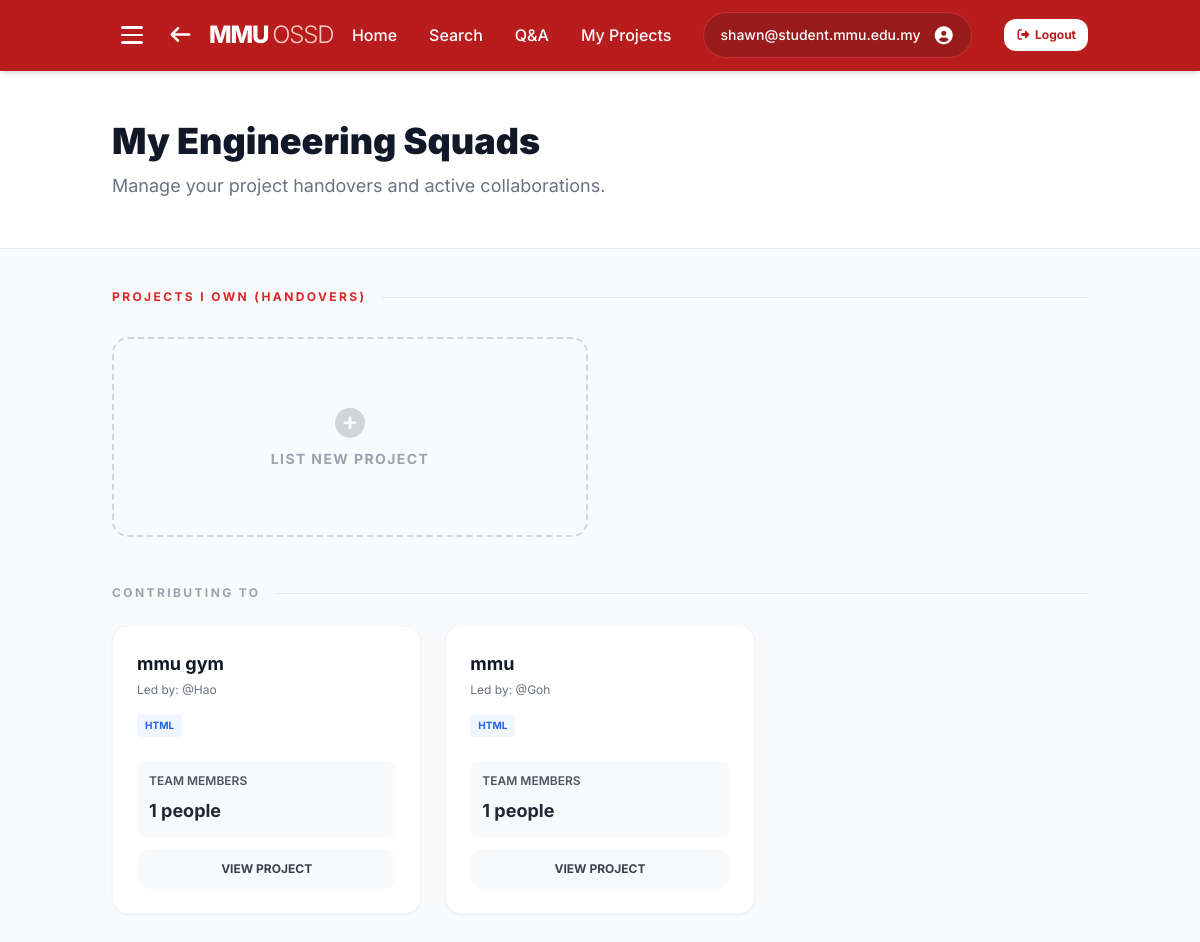
/my_projects (signed in), run on the app's committed database.
### website/models.py (models this page shows)
class User(db.Model):
    __tablename__ = 'users'
    id = db.Column(db.Integer, primary_key=True, autoincrement=True)
    email = db.Column(db.String(255), unique=True, nullable=False)
    password_hash = db.Column(db.String(255))
    name = db.Column(db.String(255), nullable=False, default='MMU Student')
    faculty = db.Column(db.String(255), nullable=False, default='Faculty of Computing & Informatics')
    bio = db.Column(db.Text, default='')
    avatar_path = db.Column(db.String(255), default='')
    interests = db.Column(db.Text, default='')  # Comma-separated project interests
    rank = db.Column(db.Integer, nullable=False, default=0)
    karma = db.Column(db.Integer, nullable=False, default=0)
    created_at = db.Column(db.DateTime, nullable=False, default=datetime.utcnow)
    is_verified = db.Column(db.Boolean, default=False)
    otp = db.Column(db.String(6), nullable=True)
    last_seen = db.Column(db.DateTime, nullable=True)
    skills = db.relationship('Skill', backref='user', lazy=True, cascade='all, delete-orphan')
    badges = db.relationship('Badge', backref='user', lazy=True, cascade='all, delete-orphan')
    comments = db.relationship('Comment', backref='user', lazy=True, cascade='all, delete-orphan')
    projects = db.relationship('Project', backref='user', lazy=True, cascade='all, delete-orphan')
    suggestions = db.relationship('Suggestion', backref='user', lazy=True, cascade='all, delete-orphan')
    questions = db.relationship('Question', backref='author', lazy=True, cascade='all, delete-orphan')
    question_likes = db.relationship('QuestionLike', backref='user', lazy=True, cascade='all, delete-orphan')
    question_favorites = db.relationship('QuestionFavorite', backref='user', lazy=True, cascade='all, delete-orphan')
    question_comments = db.relationship('QuestionComment', backref='user', lazy=True, cascade='all, delete-orphan')
    member_histories = db.relationship('MemberHistory', backref='user', lazy=True, cascade='all, delete-orphan')

class Project(db.Model):
    __tablename__ = 'projects'
    id = db.Column(db.Integer, primary_key=True, autoincrement=True)
    user_id = db.Column(db.Integer, db.ForeignKey('users.id', ondelete='CASCADE'), nullable=False)
    project_name = db.Column(db.String(255), nullable=False)
    description = db.Column(db.Text, default='')
    status = db.Column(db.String(50), nullable=False, default='Active')
    repo_url = db.Column(db.String(255), default='')
    languages = db.Column(db.String(255), default='')
    roles_needed = db.Column(db.String(255), default='')
    contributors = db.Column(db.String(50), default='1')
    created_at = db.Column(db.DateTime, nullable=False, default=datetime.utcnow)
    images = db.relationship('ProjectImage', backref='project', lazy=True, cascade='all, delete-orphan')
    suggestions = db.relationship('Suggestion', backref='project', lazy=True, cascade='all, delete-orphan')
    members = db.relationship('User', secondary=project_members, lazy='subquery',
        backref=db.backref('joined_projects', lazy=True))

### website/views.py (the view)
@views.route('/my_projects')
def my_projects():
    current_user = get_current_user()
    if not current_user or 'user_email' not in session:
        flash("Please login to view your projects.", "error")
        return redirect(url_for('views.login'))
    own_projects = Project.query.filter_by(user_id=current_user.id).order_by(Project.created_at.desc()).all()
    joined_projects = current_user.joined_projects
    current_user.last_seen = datetime.now(timezone.utc)
    db.session.commit()
    return render_template("My_Projects.html", own_projects=own_projects, joined_projects=joined_projects)

### website/views.py (called while the page is built)
def get_current_user():
    email = session.get('user_email', 'student@mmu.edu.my')
    user = User.query.filter_by(email=email).first()
    return user

### website/templates/My_Projects.html (shortened to what this page needs)
<!DOCTYPE html>
<html lang="en">
<head>
    <script src="https://cdn.tailwindcss.com"></script>
    <link href="https://cdnjs.cloudflare.com/ajax/libs/font-awesome/7.0.1/css/all.min.css" rel="stylesheet">
</head>
<body class="bg-gray-50 text-gray-900">
<nav class="bg-red-700 text-white shadow-md sticky top-0 z-50">
    <div class="container mx-auto px-6 py-3 flex items-center justify-between">
        <div class="flex items-center gap-4">
            <button id="menu-btn" class="hamburger" aria-label="Toggle menu" aria-expanded="false">
                <span class="bar"></span>
                <span class="bar"></span>
                <span class="bar"></span>
            </button>
            <a href="{{ url_for('views.home') }}" class="hover:opacity-80 transition flex items-center gap-4">
                <i class="fas fa-arrow-left text-xl"></i>
                <h1 class="text-2xl font-extrabold tracking-tighter">
                    MMU <span class="font-light text-red-200">OSSD</span>
                </h1>
            </a>
        </div>
        <div class="hidden md:flex space-x-8 items-center font-medium">
            <a href="{{ url_for('views.home') }}" class="hover:text-red-200 transition">Home</a>
            <a href="{{ url_for('views.search') }}" class="hover:text-red-200 transition">Search</a>
            <a href="{{ url_for('views.qna_page') }}" class="hover:text-red-200 transition">Q&A</a>
            <a href="{{ url_for('views.my_projects') }}" class="hover:text-red-200 transition">My Projects</a>
            <a href="{{ url_for('views.profile') }}" class="bg-red-800 px-4 py-2 rounded-full flex items-center space-x-3 border border-red-500/50 cursor-pointer hover:bg-red-900 transition">
                <span id="nav-email" class="text-sm">{{ session.get('user_email', 'Guest') }}</span>
                <i class="fas fa-user-circle text-lg"></i>
            </a>
            <button id="logout-btn"
                class="bg-white text-red-700 hover:bg-red-50 text-xs font-bold px-3 py-2 rounded-xl transition">
                <i class="fas fa-sign-out-alt mr-1"></i>Logout
            </button>
        </div>
    </div>
</nav>
<header class="bg-white border-b py-12">
    <div class="container mx-auto px-6">
        <h2 class="text-4xl font-black text-gray-900 leading-tight">My Engineering Squads</h2>
        <p class="text-gray-500 mt-2 text-lg">Manage your project handovers and active collaborations.</p>
    </div>
</header>
<main class="container mx-auto px-6 py-10">
    <section class="mb-12">
        <div class="flex items-center mb-8">
            <h3 class="text-xs font-bold text-red-600 uppercase tracking-[0.2em] whitespace-nowrap">
                Projects I Own (Handovers)
            </h3>
            <div class="h-px bg-gray-200 flex-grow ml-4"></div>
        </div>
        <div class="grid grid-cols-1 md:grid-cols-2 gap-6">
            <a href="{{ url_for('views.list_project') }}" class="border-2 border-dashed border-gray-300 rounded-2xl flex flex-col items-center justify-center p-6 hover:border-red-400 hover:bg-red-50 transition group min-h-[200px]">
                <i class="fas fa-plus-circle text-3xl text-gray-300 group-hover:text-red-500 mb-2"></i>
                <span class="font-bold text-gray-400 group-hover:text-red-600 text-sm uppercase tracking-widest">List New Project</span>
            </a>
        </div>
    </section>
    <section class="mt-12">
        <div class="flex items-center mb-6">
            <h3 class="text-xs font-bold text-gray-400 uppercase tracking-[0.2em]">
                Contributing To
            </h3>
            <div class="h-px bg-gray-200 flex-grow ml-4"></div>
        </div>
        <div class="grid grid-cols-1 md:grid-cols-2 lg:grid-cols-3 gap-6">
            {% if joined_projects and joined_projects|length > 0 %}
                {% for project in joined_projects %}
                <div class="bg-white p-6 rounded-2xl border border-gray-100 shadow-sm hover:shadow-md transition flex flex-col justify-between h-full">
                    <div>
                        <h4 class="text-lg font-bold text-gray-900 mb-1">{{ project.project_name }}</h4>
                        <p class="text-xs text-gray-500 mb-4">Led by: @{{ project.user.name }}</p>
                        <div class="flex flex-wrap gap-2 mb-6">
                            {% if project.languages %}
                                {% for lang in project.languages.split(',') %}
                                <span class="text-[10px] font-bold bg-blue-50 text-blue-600 px-2 py-1 rounded uppercase">
                                    {{ lang.strip() }}
                                </span>
                                {% endfor %}
                            {% else %}
                                <span class="text-[10px] font-bold bg-gray-50 text-gray-500 px-2 py-1 rounded uppercase">
                                    N/A
                                </span>
                            {% endif %}
                        </div>
                        <div class="mb-3 p-3 bg-gray-50 rounded-lg">
                            <h6 class="text-xs font-semibold text-gray-600 uppercase">Team Members</h6>
                            <div class="text-lg font-bold text-gray-800 mt-2">{{ project.members|length }} people</div>
                        </div>
                    </div>
                    <a href="{{ url_for('views.project_page', project_id=project.id) }}" class="block w-full text-center bg-gray-50 text-gray-700 hover:bg-gray-100 py-3 rounded-xl text-xs font-bold transition mt-auto">
                        VIEW PROJECT
                    </a>
                </div>
                {% endfor %}
            {% else %}
                <div class="col-span-full py-16 text-center text-gray-400 text-sm font-medium border-2 border-dashed border-gray-100 rounded-2xl bg-gray-50/50">
                    You haven't joined any other teams yet.
                </div>
            {% endif %}
        </div>
    </section>
</main>
</body>
</html>

### website/templates/My_Projects.html (style rules this page uses)
body { font-family: 'Inter', sans-serif; }
.hamburger { display: flex; flex-direction: column; justify-content: center; align-items: center; width: 40px; height: 40px; cursor: pointer; border: none; background: transparent; border-radius: 8px; padding: 6px; gap: 5px; transition: background 0.2s ease; position: relative; }
.hamburger .bar { display: block; width: 22px; height: 2.5px; border-radius: 99px; background: #fff; transition: transform 0.35s cubic-bezier(0.23, 1, 0.32, 1), opacity 0.25s ease, width 0.3s ease; transform-origin: center; }

### data on the page
User: get "shawn@student.mmu.edu.my"
Project: project_name "mmu gym", user.name "Hao", strip "HTML", members|length "1"
Project: project_name "mmu", user.name "Goh", strip "HTML", members|length "1"
